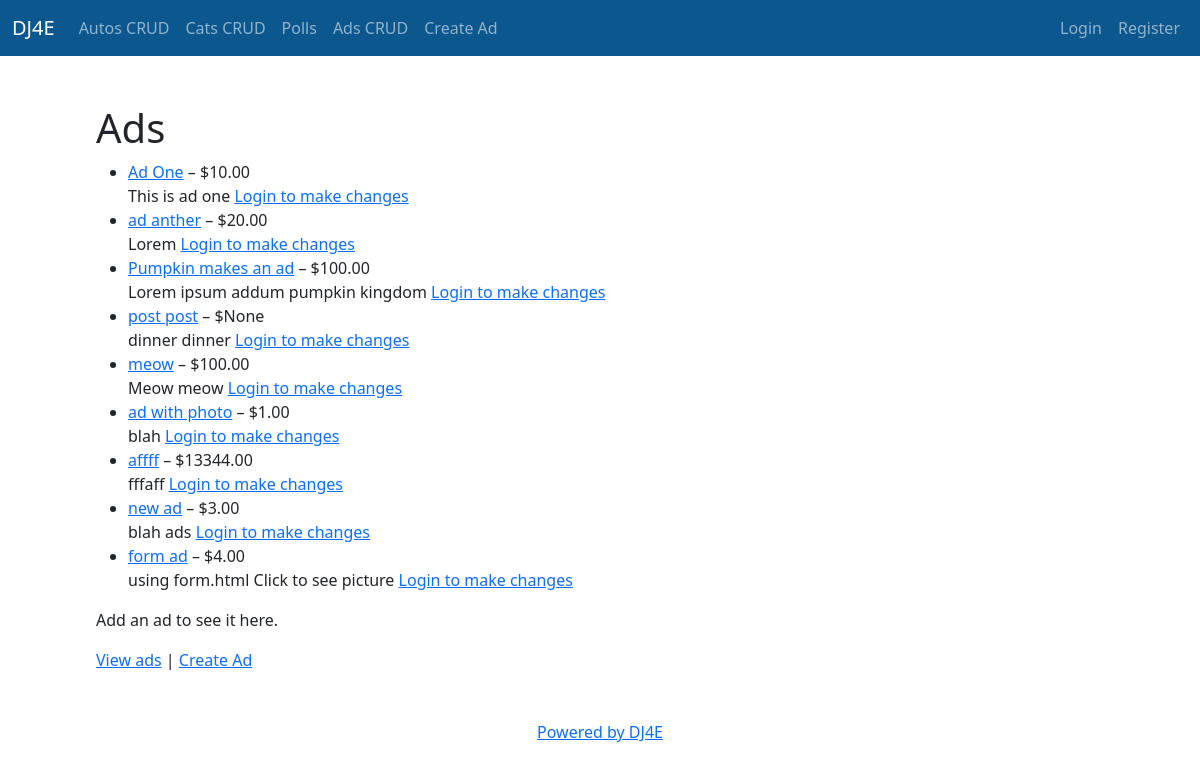
Page /ads/ on the earlier database version.
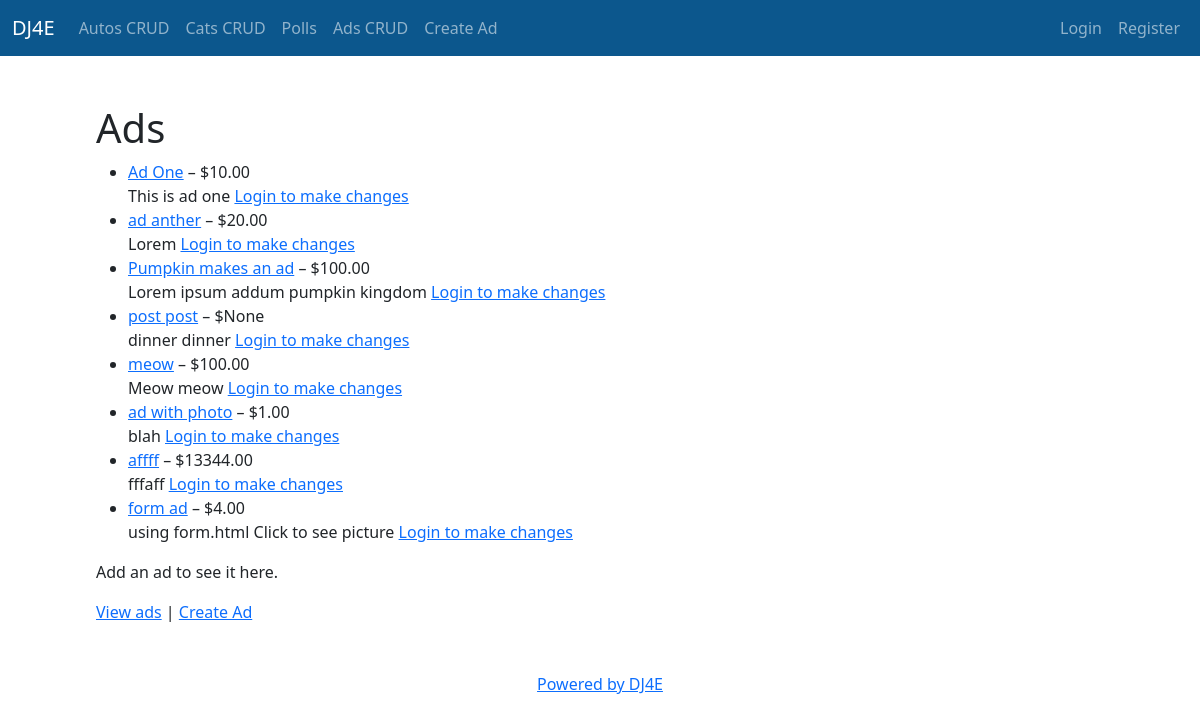
Same page on the later database version.
### ads/models.py (models this page shows, shortened)
class Ad(models.Model) :
    title = models.CharField(
            max_length=200,
            validators=[MinLengthValidator(2, "Title must be greater than 2 characters")]
    )
    price = models.DecimalField(max_digits=7, decimal_places=2, null=True)
    text = models.TextField()
    owner = models.ForeignKey(settings.AUTH_USER_MODEL, on_delete=models.CASCADE, related_name='ad_owned')
    comments = models.ManyToManyField(settings.AUTH_USER_MODEL, through='Comment', related_name='forum_comments')
    created_at = models.DateTimeField(auto_now_add=True)
    updated_at = models.DateTimeField(auto_now=True)
    picture = models.BinaryField(null=True, editable=True)
    content_type = models.CharField(max_length=256, null=True, help_text='The MIMEType of the file')

### ads/views.py (the view)
# urls.py: path('', views.AdListView.as_view(), name='all'),
class AdListView(ListView):
    model = Ad

### home/context_processors.py (called while the page is built)
def settings(request):
    return {
        'settings': django_settings,
    }

### ads/templates/ads/ad_list.html (shortened to what this page needs)
{% extends "base_bootstrap.html" %}
{% block content %}
<h1>Ads</h1>
{% if ad_list %}
<ul>
  {% for ad in ad_list %}
    <li>
      <a href="{% url 'ads:ad_detail' ad.id %}">{{ ad.title }}</a> – ${{ ad.price }}<br>
        {{ ad.text }}
        {% if ad.picture %} Click to see picture {% endif %}
        {% if ad.owner == user %}
          (<a href="{% url 'ads:ad_update' ad.id %}">Update</a> |
         <a href="{% url 'ads:ad_delete' ad.id %}">Delete</a>)
        {% else %}
  <a href="{% url 'login' %}?next={% url 'ads:all' %}">Login to make changes</a>
  {% endif %}
{% endfor %} <br/>
    </li>
</ul>
{% else %}
  <p>There are no ads in the library.</p>
{% endif %}
<p>
  {% if ad_count > 0 %}
    <a href="{% url 'ads:ad_create' %}">Create Ad</a>
  {% else %}
    Add an ad to see it here.
  {% endif %}
</p>
<p>
<a href="{% url 'ads:all' %}">View ads</a> | <a href="{% url 'ads:ad_create' %}">Create Ad</a>
</p>
{% endblock %}

Differences in the rows shown:
removed Ad: title "new ad", price "3.00", text "blah ads", shows "Login to make changes"
